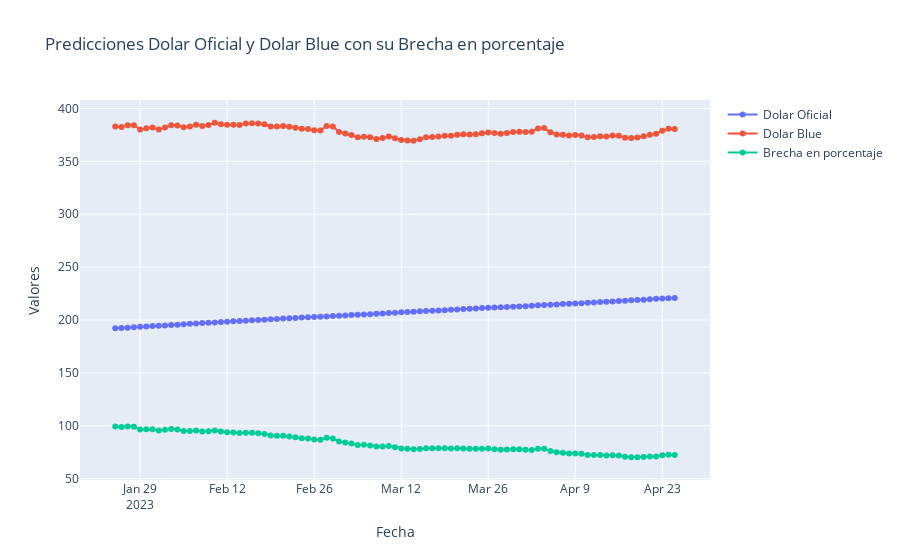

Here is the notebook cell this chart was saved with:
### Code cell
import plotly.graph_objs as go
import plotly.offline as pyo

# calculate the gap in percentage
df["gap"] = ((df["Dolar Blue"] - df["Dolar Oficial"]) / df["Dolar Oficial"]) * 100

# Create the trace for Dolar Oficial
trace1 = go.Scatter(x=df["Fecha"], y=df["Dolar Oficial"], mode='lines+markers', name='Dolar Oficial')

# Create the trace for Dolar Blue
trace2 = go.Scatter(x=df["Fecha"], y=df["Dolar Blue"], mode='lines+markers', name='Dolar Blue')

# Create the trace for Gap
trace3 = go.Scatter(x=df["Fecha"], y=df["gap"], mode='lines+markers', name='Brecha en porcentaje')

# Create the data array
data = [trace1, trace2, trace3]

# Define the layout of the chart
layout = go.Layout(title='Predicciones Dolar Oficial y Dolar Blue con su Brecha en porcentaje', xaxis=dict(title='Fecha'), yaxis=dict(title='Valores'))

# Create the figure
fig = go.Figure(data=data, layout=layout)

# Show the chart
pyo.iplot(fig)
